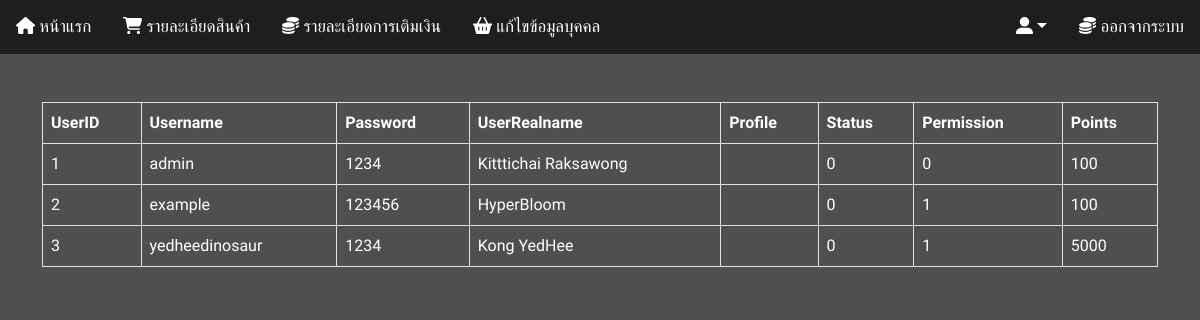
The app's page /admin.php with its own data.
### tables this page shows
CREATE TABLE `user_tb` (
  `userid` int(11) NOT NULL,
  `username` varchar(255) DEFAULT NULL,
  `password` int(11) DEFAULT NULL,
  `user_realname` varchar(255) DEFAULT NULL,
  `profile` text DEFAULT NULL,
  `approve_status` int(11) DEFAULT NULL,
  `permission` int(11) DEFAULT NULL,
  `point` int(11) NOT NULL
);

### admin.php (the view, shortened to what this page needs)
<?php
    include_once("./db/connect_db.php");
    $sql = "SELECT * FROM user_tb";
    $query = $conn->query($sql);
?>
<!doctype html>
<html lang="en">
<head>
  <link rel="stylesheet" href="https://cdnjs.cloudflare.com/ajax/libs/font-awesome/6.2.0/css/all.min.css"
 />
      <link rel="stylesheet" href="https://cdnjs.cloudflare.com/ajax/libs/font-awesome/4.7.0/css/font-awesome.min.css">
  <link href="https://cdn.jsdelivr.net/npm/bootstrap@5.2.1/dist/css/bootstrap.min.css" rel="stylesheet"
>
</head>
<body>
  <header>
    <?php include('asset/adminnav.php'); ?>
  </header>
  <main>
    <section class="carousel">
<div class="container table-responsive py-5">
<table class="table table-bordered table-hover">
  <thead class="thead-dark"  style="color:#fff;">
    <tr>
      <th scope="col">UserID</th>
      <th scope="col">Username</th>
      <th scope="col">Password</th>
      <th scope="col">UserRealname</th>
      <th scope="col">Profile</th>
      <th scope="col">Status</th>
      <th scope="col">Permission</th>
      <th scope="col">Points</th>
    </tr>
  </thead>
  <tbody style="color:#fff;">
    <?php while($row = mysqli_fetch_array($query)): ?>
    <tr>
        <td><?php echo $row['userid']; ?></td>
        <td><?php echo $row['username']; ?></td>
        <td><?php echo $row['password']; ?></td>
        <td><?php echo $row['user_realname']; ?></td>
        <td><?php echo $row['profile']; ?></td>
        <td><?php echo $row['approve_status']; ?></td>
        <td><?php echo $row['permission']; ?></td>
        <td><?php echo $row['point']; ?></td>
      </tr>
      <?php endwhile ?>
      </tbody>
    </table>
    </div>
  </main>
</body>
</html>

### admin.php (style rules this page uses)
body { font-family: "Prompt"; background-color: #4F4F4F; }

### records on screen
user_tb: userid "1", username "admin", password "1234", user_realname "Kitttichai Raksawong", approve_status "0", permission "0", point "100"
user_tb: userid "2", username "example", password "123456", user_realname "HyperBloom", approve_status "0", permission "1", point "100"
user_tb: userid "3", username "yedheedinosaur", password "1234", user_realname "Kong YedHee", approve_status "0", permission "1", point "5000"
